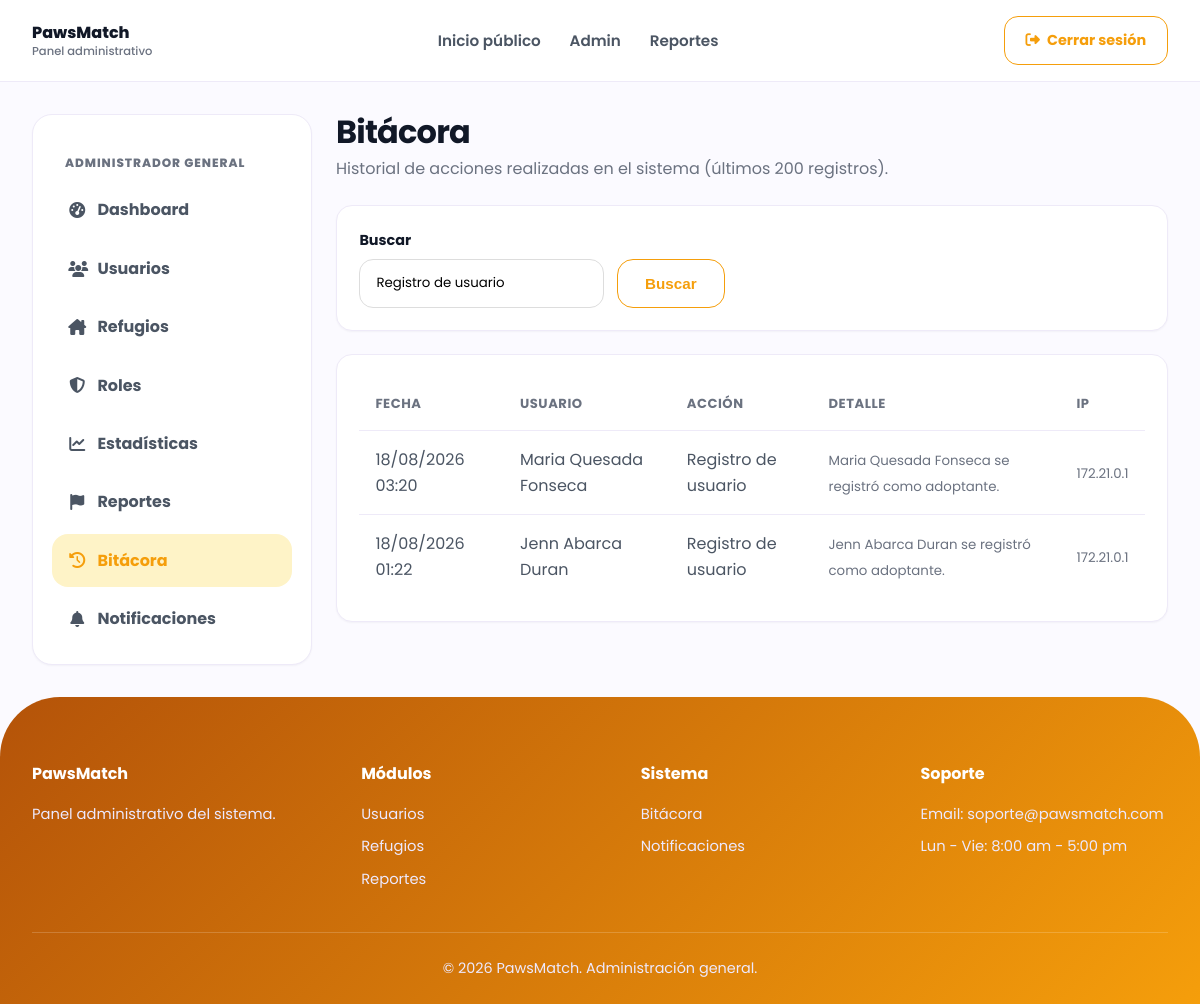
The app's page /admin-bitacora.php?buscar=Registro de usuario (signed in), older data.
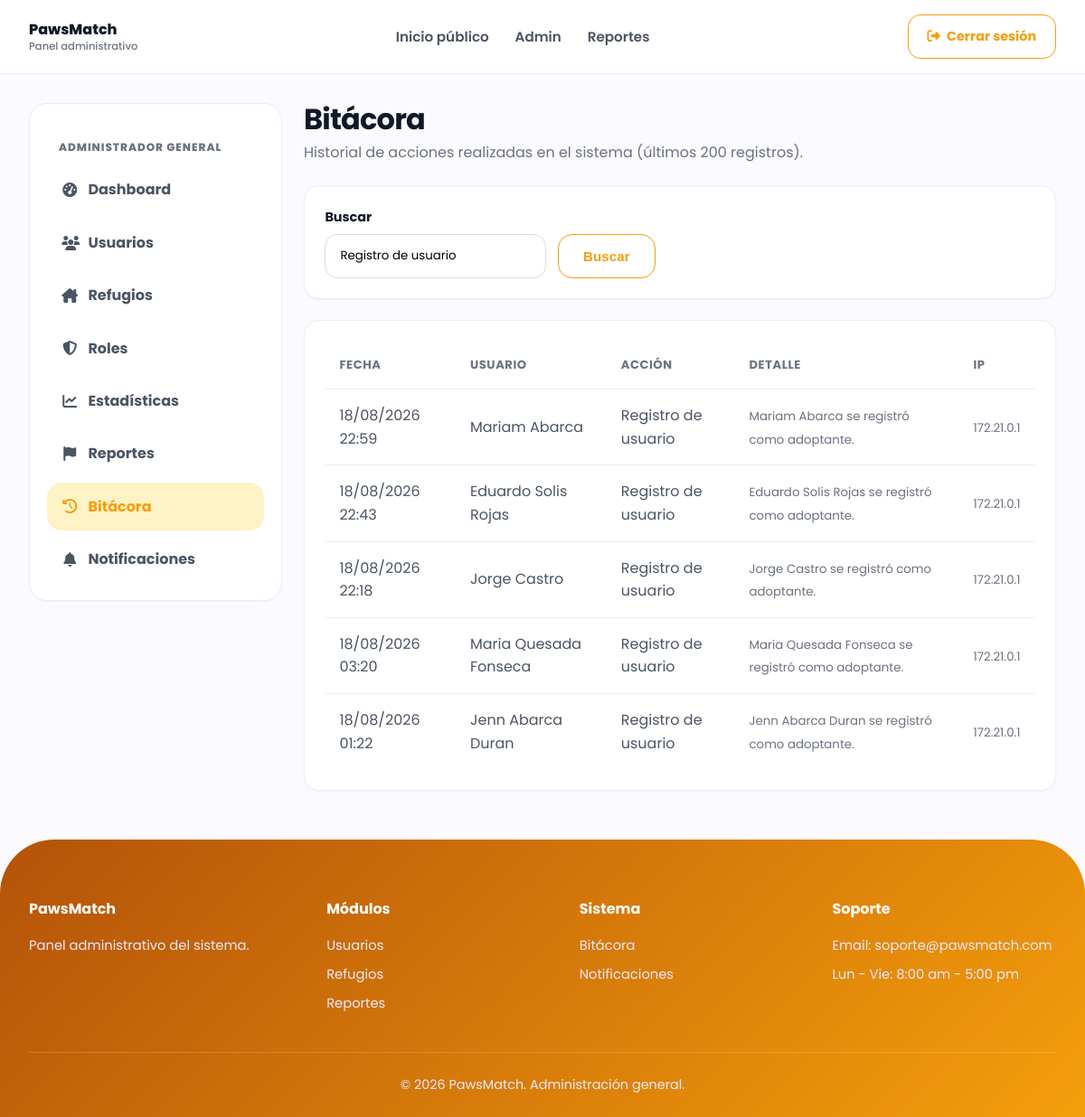
The same page, newer data.
### tables this page shows
CREATE TABLE `bitacora` (
  `id_bitacora` int NOT NULL AUTO_INCREMENT,
  `id_usuario` int DEFAULT NULL,
  `accion` varchar(150) NOT NULL,
  `descripcion` text,
  `ip` varchar(45) DEFAULT NULL,
  `fecha` timestamp NULL DEFAULT CURRENT_TIMESTAMP,
  PRIMARY KEY (`id_bitacora`),
  KEY `fk_bitacora_usuario` (`id_usuario`),
  CONSTRAINT `fk_bitacora_usuario` FOREIGN KEY (`id_usuario`) REFERENCES `usuarios` (`id_usuario`)
);

CREATE TABLE `usuarios` (
  `id_usuario` int NOT NULL AUTO_INCREMENT,
  `id_rol` int NOT NULL,
  `nombre` varchar(100) NOT NULL,
  `apellidos` varchar(150) NOT NULL,
  `correo` varchar(150) NOT NULL,
  `contrasena` varchar(255) NOT NULL,
  `telefono` varchar(20) DEFAULT NULL,
  `estado` enum('ACTIVO','INACTIVO') DEFAULT 'ACTIVO',
  `fecha_registro` timestamp NULL DEFAULT CURRENT_TIMESTAMP,
  PRIMARY KEY (`id_usuario`),
  UNIQUE KEY `correo` (`correo`),
  KEY `fk_usuario_rol` (`id_rol`),
  CONSTRAINT `fk_usuario_rol` FOREIGN KEY (`id_rol`) REFERENCES `roles` (`id_rol`)
);

### php/models/Bitacora.php (called while the page is built, shortened)
<?php
class Bitacora
{
    public static function listar(PDO $conexion, string $buscar = "", int $limite = 200): array
    {
        $sql = "
            SELECT b.id_bitacora, b.accion, b.descripcion, b.ip, b.fecha,
                   u.nombre AS usuario_nombre, u.apellidos AS usuario_apellidos
            FROM bitacora b
            LEFT JOIN usuarios u ON b.id_usuario = u.id_usuario
            WHERE 1 = 1
        ";
        $params = [];
        if ($buscar !== "") {
            $sql .= " AND (b.accion LIKE :buscar OR b.descripcion LIKE :buscar OR u.nombre LIKE :buscar OR u.apellidos LIKE :buscar)";
            $params[":buscar"] = "%$buscar%";
        }
        $sql .= " ORDER BY b.fecha DESC LIMIT " . (int) $limite;
        $stmt = $conexion->prepare($sql);
        $stmt->execute($params);
        return $stmt->fetchAll(PDO::FETCH_ASSOC);
    }
}

### php/views/admin/bitacora.php (the view)
<div class="admin-header"><div><h1>Bitácora</h1><p>Historial de acciones realizadas en el sistema (últimos 200 registros).</p></div></div>
<section class="admin-card">
    <form method="GET" class="admin-filters">
        <div><label class="form-label">Buscar</label><input type="text" name="buscar" class="form-control" placeholder="Usuario, acción o descripción" value="<?php echo htmlspecialchars($buscar); ?>"></div>
        <div style="align-self:end"><button class="btn btn-secondary">Buscar</button></div>
    </form>
</section>
<section class="admin-card">
    <div class="table-responsive">
        <table class="admin-table">
            <thead><tr><th>Fecha</th><th>Usuario</th><th>Acción</th><th>Detalle</th><th>IP</th></tr></thead>
            <tbody>
                <?php if (empty($registros)): ?>
                    <tr><td colspan="5" class="text-center text-muted py-4">Sin registros de actividad todavía.</td></tr>
                <?php else: foreach ($registros as $b): ?>
                    <tr>
                        <td><?php echo htmlspecialchars(date('d/m/Y H:i', strtotime($b['fecha']))); ?></td>
                        <td><?php echo htmlspecialchars(trim(($b['usuario_nombre'] ?? '') . ' ' . ($b['usuario_apellidos'] ?? '')) ?: 'Sistema'); ?></td>
                        <td><?php echo htmlspecialchars($b['accion']); ?></td>
                        <td><small class="text-muted"><?php echo htmlspecialchars($b['descripcion'] ?: '—'); ?></small></td>
                        <td><small class="text-muted"><?php echo htmlspecialchars($b['ip'] ?: '—'); ?></small></td>
                    </tr>
                <?php endforeach; endif; ?>
            </tbody>
        </table>
    </div>
</section>

### php/views/partials/navbar_admin.php (shortened to what this page needs)
<?php
$itemsMenuAdmin = [
    "dashboard"      => ["admin-dashboard.php", "fa-gauge-high", "Dashboard"],
    "usuarios"       => ["admin-usuarios.php", "fa-users", "Usuarios"],
    "refugios"       => ["admin-refugios.php", "fa-house-chimney", "Refugios"],
    "roles"          => ["admin-roles.php", "fa-shield-halved", "Roles"],
    "estadisticas"   => ["admin-estadisticas.php", "fa-chart-line", "Estadísticas"],
    "reportes"       => ["admin-reportes.php", "fa-flag", "Reportes"],
    "bitacora"       => ["admin-bitacora.php", "fa-clock-rotate-left", "Bitácora"],
    "notificaciones" => ["admin-notificaciones.php", "fa-bell", "Notificaciones"],
];
?>
<nav class="navbar">
  <div class="nav-container">
    <a class="logo" href="index.php">
      <div><span>PawsMatch</span><small>Panel administrativo</small></div>
    </a>
    <ul class="nav-menu" id="navMenu">
      <li><a href="index.php">Inicio público</a></li>
      <li><a href="admin-dashboard.php">Admin</a></li>
      <li><a href="admin-reportes.php">Reportes</a></li>
    </ul>
    <div class="nav-buttons"><a href="php/logout.php" class="btn-login"><i class="fas fa-right-from-bracket me-1"></i> Cerrar sesión</a></div>
  </div>
</nav>
<div class="admin-layout">
<aside class="admin-sidebar">
<div class="sidebar-title">Administrador General</div>
<ul class="sidebar-menu">
<?php foreach ($itemsMenuAdmin as $clave => [$href, $icono, $texto]): ?>
    <li><a class="<?php echo $clave === $paginaActivaAdmin ? 'active' : ''; ?>" href="<?php echo $href; ?>"><i class="fas <?php echo $icono; ?>"></i> <?php echo $texto; ?></a></li>
<?php endforeach; ?>
</ul>
</aside>
<main class="admin-main">

Row changes from the older to the newer data that the page shows:
added bitacora: fecha "18/08/2026 22:59", id_usuario.apellidos "Mariam Abarca", accion "Registro de usuario", descripcion "Mariam Abarca se registró como adoptante.", ip "172.21.0.1"
added bitacora: fecha "18/08/2026 22:43", id_usuario.apellidos "Eduardo Solis Rojas", accion "Registro de usuario", descripcion "Eduardo Solis Rojas se registró como adoptante.", ip "172.21.0.1"
added bitacora: fecha "18/08/2026 22:18", id_usuario.apellidos "Jorge Castro", accion "Registro de usuario", descripcion "Jorge Castro se registró como adoptante.", ip "172.21.0.1"
